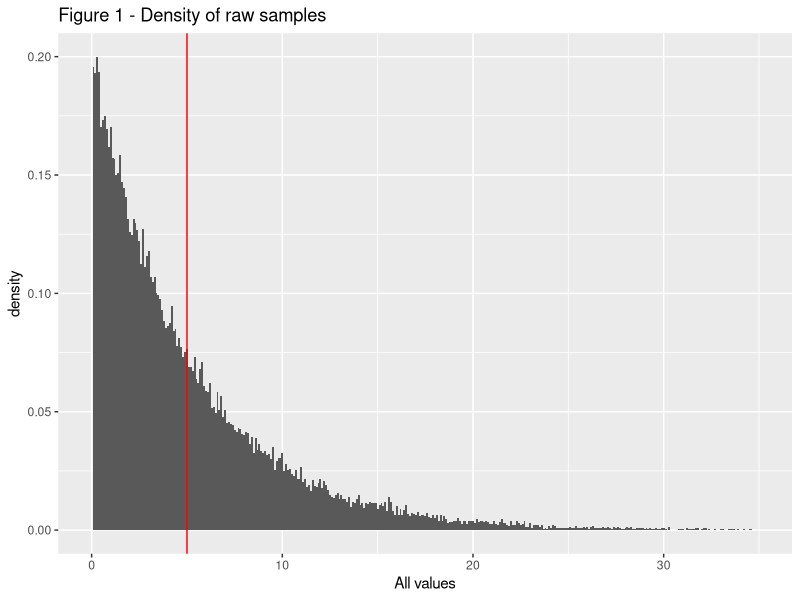

The R script that drew this image: (Note: this script raises an error after producing the figure.)
## ---- chunk 1
nosim <- 1000 # number simulations
n <- 40
lambda <- 0.2 
## ---- chunk 2
m.dist <- 1/lambda
sd.dist <- 1/lambda

m.dist # theoretical mean for the exponential distribution 
sd.dist # theoretical standard error for the exponential distribution
## ---- chunk 3
ALL <- rexp(nosim*n, lambda) # all raw data

m.all <- mean(ALL)
sd.all <- sd(ALL)

m.all # mean for the raw values obtained
sd.all # standard error for the raw values obtained
## ---- chunk 4
library(ggplot2)

DF.ALL <- data.frame(values=ALL)
ggplot(DF.ALL, aes(x=values)) + geom_histogram(binwidth=.1, aes(y= ..density..)) + xlim(0, 35) + xlab("All values") + ggtitle("Figure 1 - Density of raw samples") + geom_vline(aes(xintercept=5), colour="red")
## ---- chunk 5
MEAN <- matrix(ALL, nosim)   # split in blocks of 'n' samples
means <- apply(MEAN, 1, mean) # calculate the mean of each block
## ---- chunk 6

m.means <- mean(means) 
sd.means <- sd(means) 

sd.n <- sd.all/sqrt(n) 

m.means  # mean of means of 'n' samples
sd.means # sd calculated from the means of 'n' samples
sd.n # sd based on original sd, corrected for mean of 'n' samples
## ---- chunk 7
sd.dist / sqrt(n) 
## ---- chunk 8
DF <- data.frame(means=means)

ggplot(DF.ALL, aes(x=means)) + geom_histogram(binwidth=.1, aes(y= ..density..)) + ggtitle("Figure 2 - Density of means of 'n' samples") + geom_vline(aes(xintercept=m.means), colour="red") + geom_vline(aes(xintercept=m.dist), colour="blue")

## ---- chunk 9

ggplot(DF, aes(x=means)) + geom_histogram(alpha=0.3,binwidth=.1, aes(y= ..density..)) + stat_function(fun=dnorm, args=list(mean=m.means, sd=sd.means)) + ggtitle("Figure 3 - Means of 'n' samples against normal distribution ") 
